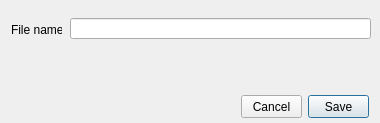
<?xml version="1.0" encoding="UTF-8"?>
<ui version="4.0">
 <class>FileNamePrompt</class>
 <widget class="QWidget" name="FileNamePrompt">
  <property name="geometry">
   <rect>
    <x>0</x>
    <y>0</y>
    <width>380</width>
    <height>123</height>
   </rect>
  </property>
  <property name="minimumSize">
   <size>
    <width>380</width>
    <height>123</height>
   </size>
  </property>
  <property name="maximumSize">
   <size>
    <width>380</width>
    <height>123</height>
   </size>
  </property>
  <property name="windowTitle">
   <string>Save</string>
  </property>
  <widget class="QLabel" name="label">
   <property name="geometry">
    <rect>
     <x>11</x>
     <y>20</y>
     <width>51</width>
     <height>20</height>
    </rect>
   </property>
   <property name="text">
    <string>File name</string>
   </property>
  </widget>
  <widget class="QLineEdit" name="le_filename">
   <property name="geometry">
    <rect>
     <x>70</x>
     <y>18</y>
     <width>301</width>
     <height>21</height>
    </rect>
   </property>
  </widget>
  <widget class="QPushButton" name="pb_save">
   <property name="geometry">
    <rect>
     <x>308</x>
     <y>95</y>
     <width>61</width>
     <height>23</height>
    </rect>
   </property>
   <property name="text">
    <string>Save</string>
   </property>
   <property name="default">
    <bool>true</bool>
   </property>
  </widget>
  <widget class="QPushButton" name="pb_cancel">
   <property name="geometry">
    <rect>
     <x>241</x>
     <y>95</y>
     <width>61</width>
     <height>23</height>
    </rect>
   </property>
   <property name="text">
    <string>Cancel</string>
   </property>
  </widget>
  <widget class="QLabel" name="lb_location">
   <property name="geometry">
    <rect>
     <x>10</x>
     <y>50</y>
     <width>361</width>
     <height>31</height>
    </rect>
   </property>
   <property name="text">
    <string/>
   </property>
   <property name="scaledContents">
    <bool>false</bool>
   </property>
   <property name="alignment">
    <set>Qt::AlignLeading|Qt::AlignLeft|Qt::AlignTop</set>
   </property>
   <property name="wordWrap">
    <bool>true</bool>
   </property>
  </widget>
 </widget>
 <resources/>
 <connections/>
</ui>
